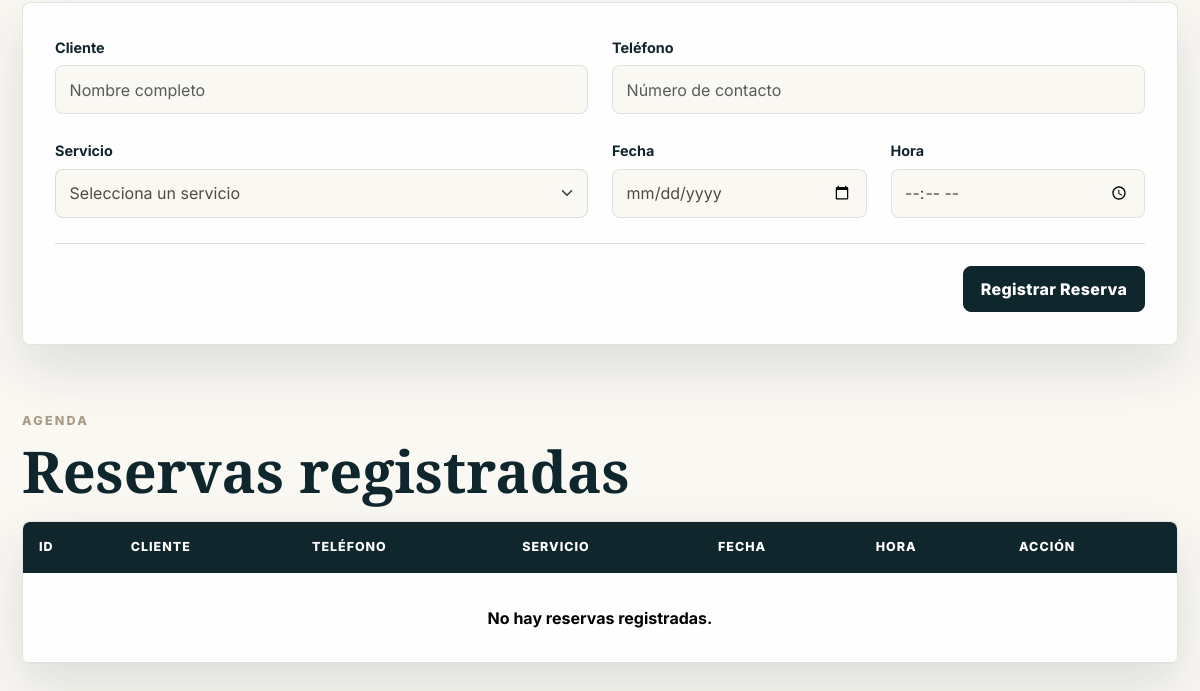
The app's page / (lower part), older data.
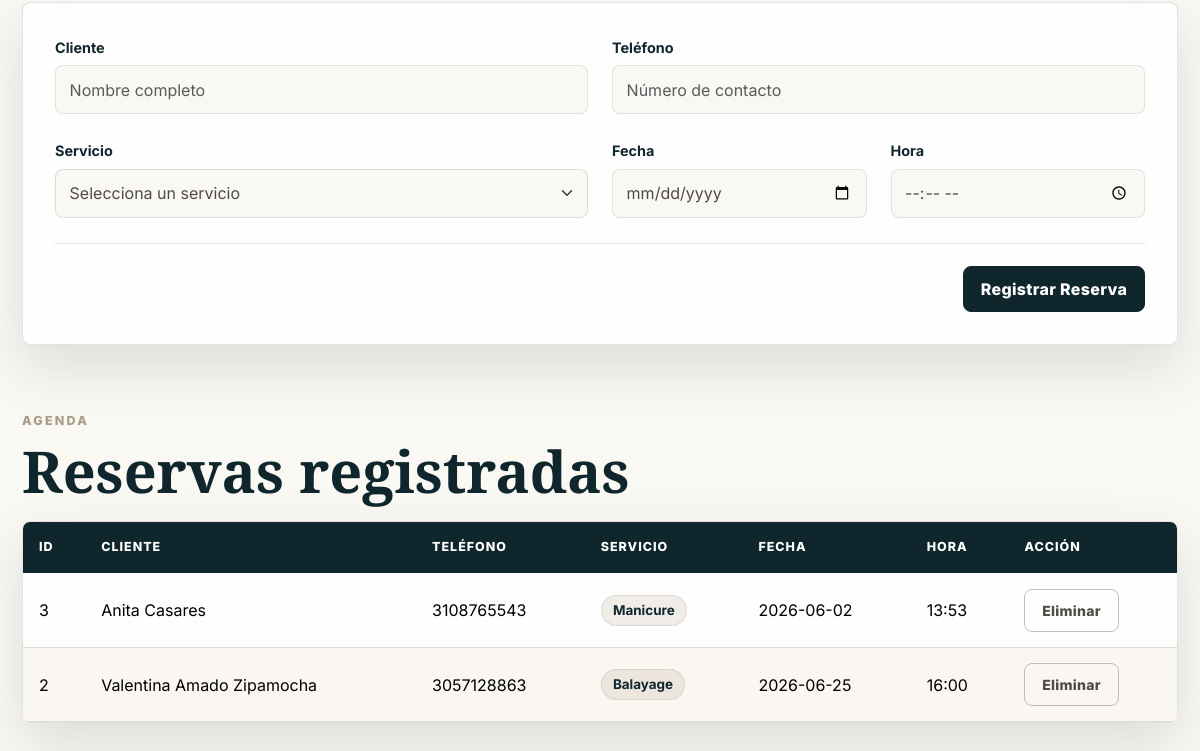
The same page, newer data.
### tables this page shows
CREATE TABLE reservas (
            id INTEGER PRIMARY KEY AUTOINCREMENT,
            nombre_cliente TEXT NOT NULL,
            telefono TEXT NOT NULL,
            servicio TEXT NOT NULL,
            fecha TEXT NOT NULL,
            hora TEXT NOT NULL
        );

### app.py (the view)
@app.route("/")
def index():
    conexion = conectar_db()
    reservas = conexion.execute(
        "SELECT * FROM reservas ORDER BY fecha, hora"
    ).fetchall()
    conexion.close()
    return render_template("index.html", reservas=reservas)

### app.py (called while the page is built)
def conectar_db():
    conexion = sqlite3.connect(DATABASE)
    conexion.row_factory = sqlite3.Row
    return conexion

### templates/index.html (shortened to what this page needs)
<!DOCTYPE html>
<html lang="es">
<head>
    <link href="https://cdn.jsdelivr.net/npm/bootstrap@5.3.3/dist/css/bootstrap.min.css" rel="stylesheet">
    <link rel="stylesheet" href="{{ url_for('static', filename='style.css') }}">
</head>
<body>
    <main class="main-content">
        <section class="booking-section" id="nueva-reserva">
            <div class="container">
                <div class="card booking-card">
                    <div class="card-body">
                        <form action="/agregar" method="POST">
                            <div class="row g-4">
                                <div class="col-md-6">
                                    <label for="nombre_cliente" class="form-label">Cliente</label>
                                    <input type="text" class="form-control" id="nombre_cliente" name="nombre_cliente" placeholder="Nombre completo" required>
                                </div>
                                <div class="col-md-6">
                                    <label for="telefono" class="form-label">Teléfono</label>
                                    <input type="text" class="form-control" id="telefono" name="telefono" placeholder="Número de contacto" required>
                                </div>
                                <div class="col-md-6">
                                    <label for="servicio" class="form-label">Servicio</label>
                                    <select class="form-select" id="servicio" name="servicio" required>
                                        <option value="">Selecciona un servicio</option>
                                    </select>
                                </div>
                                <div class="col-md-3">
                                    <label for="fecha" class="form-label">Fecha</label>
                                    <input type="date" class="form-control" id="fecha" name="fecha" required>
                                </div>
                                <div class="col-md-3">
                                    <label for="hora" class="form-label">Hora</label>
                                    <input type="time" class="form-control" id="hora" name="hora" required>
                                </div>
                            </div>
                            <div class="form-footer">
                                <button type="submit" class="btn btn-primary">Registrar Reserva</button>
                            </div>
                        </form>
                    </div>
                </div>
            </div>
        </section>
        <section class="reservations-section" id="reservas">
            <div class="container">
                <div class="section-heading">
                    <p class="eyebrow">Agenda</p>
                    <h2>Reservas registradas</h2>
                </div>
                <div class="table-responsive">
                    <table class="table align-middle">
                        <thead>
                            <tr>
                                <th>ID</th>
                                <th>Cliente</th>
                                <th>Teléfono</th>
                                <th>Servicio</th>
                                <th>Fecha</th>
                                <th>Hora</th>
                                <th>Acción</th>
                            </tr>
                        </thead>
                        <tbody>
                            {% for reserva in reservas %}
                            <tr>
                                <td>{{ reserva.id }}</td>
                                <td>{{ reserva.nombre_cliente }}</td>
                                <td>{{ reserva.telefono }}</td>
                                <td><span class="service-tag">{{ reserva.servicio }}</span></td>
                                <td>{{ reserva.fecha }}</td>
                                <td>{{ reserva.hora }}</td>
                                <td>
                                    <a href="/eliminar/{{ reserva.id }}" class="btn btn-danger btn-sm" onclick="return confirm('¿Estás seguro de eliminar esta reserva?')">
                                        Eliminar
                                    </a>
                                </td>
                            </tr>
                            {% else %}
                            <tr>
                                <td colspan="7" class="empty-state">No hay reservas registradas.</td>
                            </tr>
                            {% endfor %}
                        </tbody>
                    </table>
                </div>
            </div>
        </section>
    </main>
</body>
</html>

### static/style.css (style rules this page uses)
:root { --boam-ink: #10262d; --boam-charcoal: #4e4b43; --boam-stone: #a99b86; --boam-taupe: #b8aaa0; --boam-greige: #cfc4b3; --boam-mist: #ddd9cf; --boam-ivory: #f4eee3; --boam-soft: #faf8f3; --boam-white: #ffffff; --boam-border: rgba(78, 75, 67, 0.16); --boam-shadow: 0 22px 55px rgba(16, 38, 45, 0.13); --boam-radius: 8px; }
* { box-sizing: border-box; }
html { scroll-behavior: smooth; }
body { min-height: 100vh; background: linear-gradient(180deg, rgba(244, 238, 227, 0.74), rgba(250, 248, 243, 0.98) 42%), var(--boam-soft); color: var(--boam-charcoal); font-family: "Inter", "Segoe UI", Arial, sans-serif; }
a { text-decoration: none; }
.container { max-width: 1180px; }
.eyebrow { color: var(--boam-stone); font-size: 0.78rem; font-weight: 800; letter-spacing: 0.18em; margin-bottom: 0.7rem; text-transform: uppercase; }
h1, h2, h3 { color: var(--boam-ink); font-family: "Cormorant Garamond", Georgia, serif; letter-spacing: 0; }
.main-content { padding-bottom: 4.5rem; }
.booking-section, .reservations-section { padding-top: 4.2rem; }
.section-heading { margin-bottom: 1.35rem; }
.section-heading h2 { font-size: clamp(2.2rem, 5vw, 3.6rem); font-weight: 700; line-height: 1; margin: 0; }
.card, .table-responsive { background: rgba(255, 255, 255, 0.86); border: 1px solid var(--boam-border); border-radius: var(--boam-radius); box-shadow: var(--boam-shadow); overflow: hidden; }
.booking-card .card-body { padding: 2rem; }
form .form-label { color: var(--boam-ink); font-size: 0.9rem; font-weight: 700; margin-bottom: 0.42rem; }
form .form-control, form .form-select { background-color: var(--boam-soft); border: 1px solid var(--boam-border); border-radius: var(--boam-radius); color: var(--boam-charcoal); min-height: 48px; padding: 0.72rem 0.85rem; transition: border-color 0.2s ease, box-shadow 0.2s ease, background-color 0.2s ease; }
.form-footer { border-top: 1px solid var(--boam-border); display: flex; justify-content: flex-end; margin-top: 1.6rem; padding-top: 1.35rem; }
.btn { border-radius: var(--boam-radius); font-weight: 800; letter-spacing: 0.02em; min-height: 42px; padding: 0.62rem 1.05rem; transition: transform 0.2s ease, box-shadow 0.2s ease, background-color 0.2s ease, border-color 0.2s ease; }
.btn-primary { background-color: var(--boam-ink); border-color: var(--boam-ink); color: var(--boam-white); }
.btn-danger { background-color: transparent; border-color: rgba(78, 75, 67, 0.34); color: var(--boam-charcoal); }
.table { color: var(--boam-charcoal); margin-bottom: 0; }
.table thead th { background-color: var(--boam-ink); border-color: rgba(255, 255, 255, 0.08); color: var(--boam-white); font-size: 0.78rem; font-weight: 800; letter-spacing: 0.08em; padding: 1rem; text-transform: uppercase; white-space: nowrap; }
.table tbody td { background: rgba(255, 255, 255, 0.72); border-color: var(--boam-border); padding: 0.95rem 1rem; vertical-align: middle; }
.table tbody tr:nth-child(even) td { background: rgba(244, 238, 227, 0.46); }
.service-tag { background: rgba(169, 155, 134, 0.18); border: 1px solid rgba(169, 155, 134, 0.26); border-radius: 999px; color: var(--boam-ink); display: inline-flex; font-size: 0.84rem; font-weight: 700; line-height: 1; padding: 0.48rem 0.7rem; white-space: nowrap; }

Row changes from the older to the newer data that the page shows:
added reservas: id "3", nombre_cliente "Anita Casares", telefono "3108765543", servicio "Manicure", fecha "2026-06-02", hora "13:53"
added reservas: id "2", nombre_cliente "Valentina Amado Zipamocha", telefono "3057128863", servicio "Balayage", fecha "2026-06-25", hora "16:00"
Text that changed along with them:
text no longer shown: "No hay reservas registradas."
